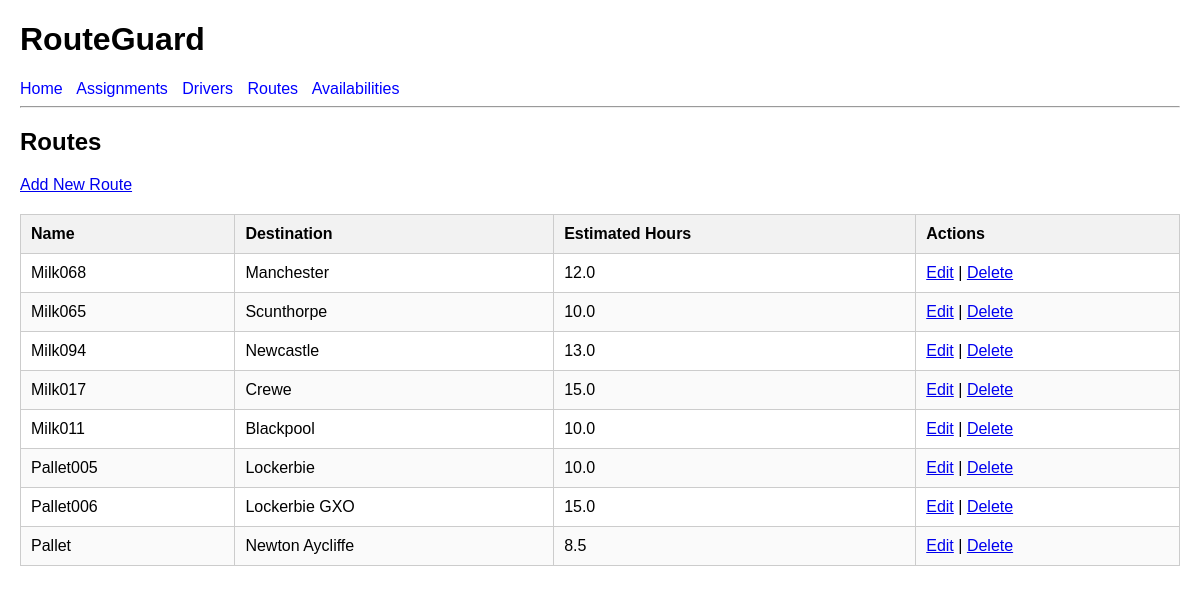
The page /routes/ on the database as committed earlier.
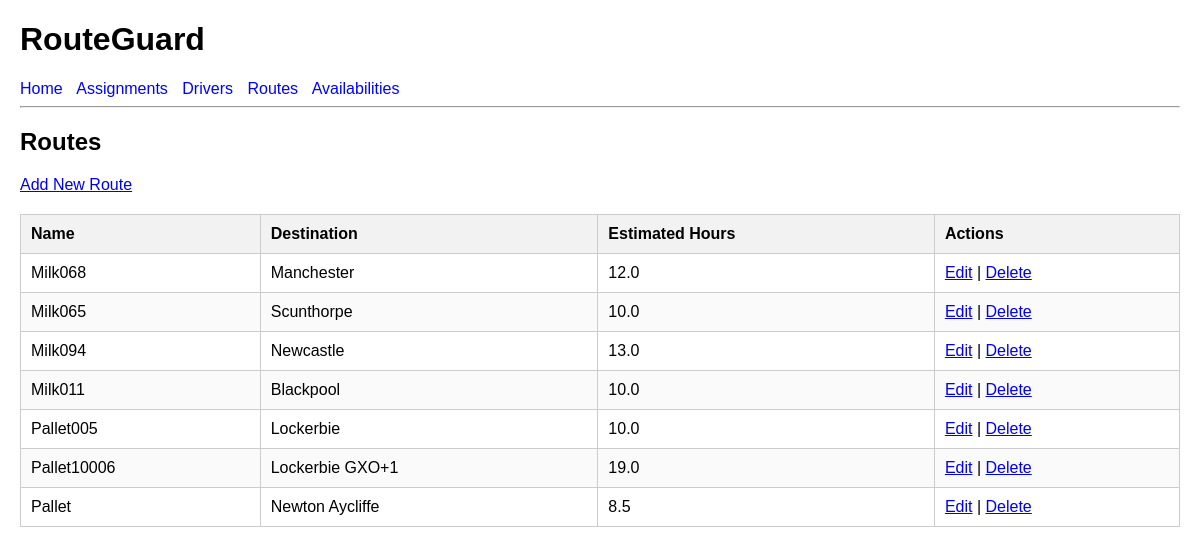
The same page on the database as committed later.
### planner/models.py (models this page shows, shortened)
class Route(models.Model):
    name = models.CharField(max_length=100)
    destination = models.CharField(max_length=100)
    estimated_hours = models.DecimalField(max_digits=4, decimal_places=1)

### planner/views.py (the view)
# urls.py: path("routes/", views.route_list, name="route_list"),
def route_list(request):
    routes = Route.objects.all()
    return render(
        request,
        "planner/route_list.html",
        {"routes": routes},
    )

### planner/templates/planner/route_list.html
{% extends "base.html" %}
{% block content %}
<h2>Routes</h2>
<p><a href="{% url 'create_route' %}">Add New Route</a></p>
{% if routes %}
    <table>
        <thead>
            <tr>
                <th>Name</th>
                <th>Destination</th>
                <th>Estimated Hours</th>
                <th>Actions</th>
            </tr>
        </thead>
        <tbody>
            {% for route in routes %}
                <tr>
                    <td>{{ route.name }}</td>
                    <td>{{ route.destination }}</td>
                    <td>{{ route.estimated_hours }}</td>
                    <td>
                        <a href="{% url 'edit_route' route.id %}">Edit</a>
                        |
                        <a href="{% url 'delete_route' route.id %}">Delete</a>
                </tr>
            {% endfor %}
        </tbody>
    </table>
{% else %}
    <p>No routes have been added yet.</p>
{% endif %}
{% endblock %}

Rows that differ between the two databases and show on the page:
removed Route: name "Milk017", destination "Crewe", estimated_hours "15.0"
changed Route: name "Pallet006" → "Pallet10006"; destination "Lockerbie GXO" → "Lockerbie GXO+1"; estimated_hours "15.0" → "19.0"
